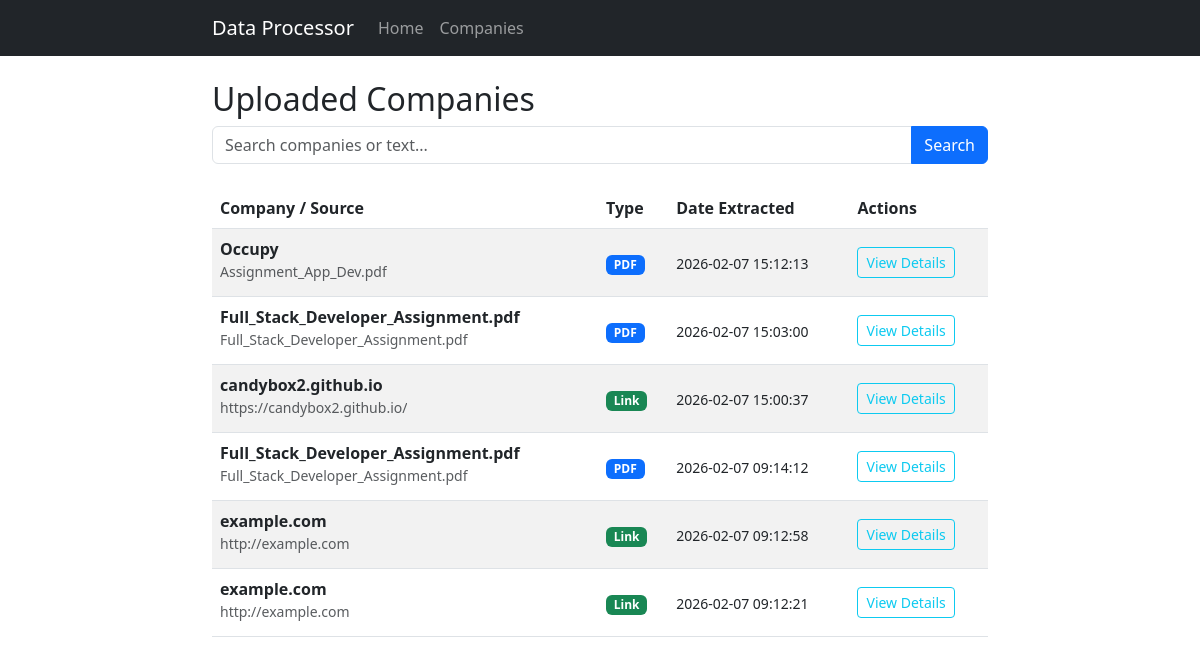
/companies, run on the app's committed database.
### tables this page shows
CREATE TABLE companies (
            id INTEGER PRIMARY KEY AUTOINCREMENT,
            company_name TEXT NOT NULL,
            source_type TEXT NOT NULL,
            source_location TEXT NOT NULL,
            raw_text TEXT,
            extracted_at TIMESTAMP DEFAULT CURRENT_TIMESTAMP
        );

### app.py (the view)
@app.route('/companies')
def companies():
    query = request.args.get('q')
    conn = get_db_connection()
    if query:
        sql = "SELECT * FROM companies WHERE company_name LIKE ? OR raw_text LIKE ? ORDER BY id DESC"
        args = (f'%{query}%', f'%{query}%')
        companies = conn.execute(sql, args).fetchall()
    else:
        companies = conn.execute('SELECT * FROM companies ORDER BY id DESC').fetchall()
    conn.close()
    return render_template('list.html', companies=companies)

### app.py (called while the page is built)
def init_db():
    conn = sqlite3.connect(app.config['DB_PATH'])
    c = conn.cursor()
    c.execute('''
        CREATE TABLE IF NOT EXISTS companies (
            id INTEGER PRIMARY KEY AUTOINCREMENT,
            company_name TEXT NOT NULL,
            source_type TEXT NOT NULL,
            source_location TEXT NOT NULL,
            raw_text TEXT,
            extracted_at TIMESTAMP DEFAULT CURRENT_TIMESTAMP
        )
    ''')
    conn.commit()
    conn.close()

def get_db_connection():
    if not os.path.exists(app.config['DB_PATH']):
        init_db()
    conn = sqlite3.connect(app.config['DB_PATH'])
    conn.row_factory = sqlite3.Row
    return conn

### templates/list.html (shortened to what this page needs)
{% extends "layout.html" %}
{% block content %}
<h2>Uploaded Companies</h2>
<form class="mb-4" action="{{ url_for('companies') }}">
    <div class="input-group">
        <input type="text" class="form-control" placeholder="Search companies or text..." name="q"
            value="{{ request.args.get('q', '') }}">
        <button class="btn btn-primary" type="submit">Search</button>
    </div>
</form>
<table class="table table-striped mt-3 align-middle">
    <thead>
        <tr>
            <th>Company / Source</th>
            <th>Type</th>
            <th>Date Extracted</th>
            <th>Actions</th>
        </tr>
    </thead>
    <tbody>
        {% for company in companies %}
        <tr>
            <td>
                <strong>{{ company['company_name'] }}</strong>
                <br>
                <small class="text-muted text-truncate d-inline-block" style="max-width: 300px;">{{
                    company['source_location'] }}</small>
            </td>
            <td>
                {% if company['source_type'] == 'PDF' %}
                <span class="badge bg-primary">PDF</span>
                {% elif company['source_type'] == 'URL' %}
                <span class="badge bg-success">Link</span>
                {% else %}
                <span class="badge bg-secondary">{{ company['source_type'] }}</span>
                {% endif %}
            </td>
            <td>
                <small>{{ company['extracted_at'] }}</small>
            </td>
            <td>
                <a href="{{ url_for('company_detail', id=company['id']) }}" class="btn btn-sm btn-outline-info">View
                    Details</a>
            </td>
        </tr>
        {% else %}
        <tr>
            <td colspan="4" class="text-center">No companies found. <a href="{{ url_for('index') }}">Upload
                    something?</a></td>
        </tr>
        {% endfor %}
    </tbody>
</table>
{% endblock %}

### templates/layout.html (shortened to what this page needs)
<!DOCTYPE html>
<html lang="en">
<head>
    <link href="https://cdn.jsdelivr.net/npm/bootstrap@5.3.0/dist/css/bootstrap.min.css" rel="stylesheet">
</head>
<body>
    <nav class="navbar navbar-expand-lg navbar-dark bg-dark fixed-top">
        <div class="container">
            <a class="navbar-brand" href="{{ url_for('index') }}">Data Processor</a>
            <div class="collapse navbar-collapse">
                <ul class="navbar-nav me-auto mb-2 mb-lg-0">
                    <li class="nav-item">
                        <a class="nav-link" href="{{ url_for('index') }}">Home</a>
                    </li>
                    <li class="nav-item">
                        <a class="nav-link" href="{{ url_for('companies') }}">Companies</a>
                    </li>
                </ul>
            </div>
        </div>
    </nav>
    <div class="container mt-5">
        {% block content %}{% endblock %}
    </div>
</body>
</html>

### templates/layout.html (style rules this page uses)
body { padding-top: 2rem; }
.container { max-width: 800px; }

### data on the page
companies: company_name "Occupy", source_location "Assignment_App_Dev.pdf", source_type "PDF", extracted_at "2026-02-07 15:12:13"
companies: company_name "Full_Stack_Developer_Assignment.pdf", source_location "Full_Stack_Developer_Assignment.pdf", source_type "PDF", extracted_at "2026-02-07 15:03:00"
companies: company_name "candybox2.github.io", source_location "https://candybox2.github.io/", source_type "Link", extracted_at "2026-02-07 15:00:37"
companies: company_name "Full_Stack_Developer_Assignment.pdf", source_location "Full_Stack_Developer_Assignment.pdf", source_type "PDF", extracted_at "2026-02-07 09:14:12"
companies: company_name "example.com", source_location "http://example.com", source_type "Link", extracted_at "2026-02-07 09:12:58"
companies: company_name "example.com", source_location "http://example.com", source_type "Link", extracted_at "2026-02-07 09:12:21"
